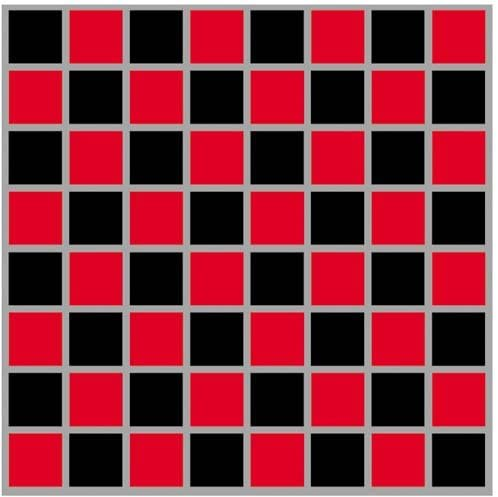
#> input picture images/checkerboard.jpg, 498 x 497 px, found by its file name; its folder holds only this picture in this run
$ python image_color_sort.py
#> lines starting #> are read from the running program, lines starting #| are printed output that depends on the picture
### src/rgb_mode.py
"""Get modal image color"""

from scipy import stats

def get_rgb_value(image):
    """Print the average rgb values as a tuple"""

    x_length = image.size[0]
    y_length = image.size[1]

    pixels = []

    for i in range(x_length):
        for j in range(y_length):
            html_color = "#%02X%02X%02X" % (image.getpixel((i, j))[0],
                                            image.getpixel((i, j))[1],
                                            image.getpixel((i, j))[2])
            pixels.append(html_color)

    return stats.mode(pixels)[0][0]

### src/image_color_sort.py
"""Sort the images in the images directory by color"""

import os
import shutil
from PIL import Image
from rgb_mode import get_rgb_value

IMAGE_DIR = './images/'
DEST_DIR = './sorted/'
SIZE = (128, 128)

def main():
    """Sort the images in the images directory by color"""
    images = os.listdir(IMAGE_DIR)

    for i, item in enumerate(images):
        images[i] = RGBImage(item)
#> this loop made 1 pass
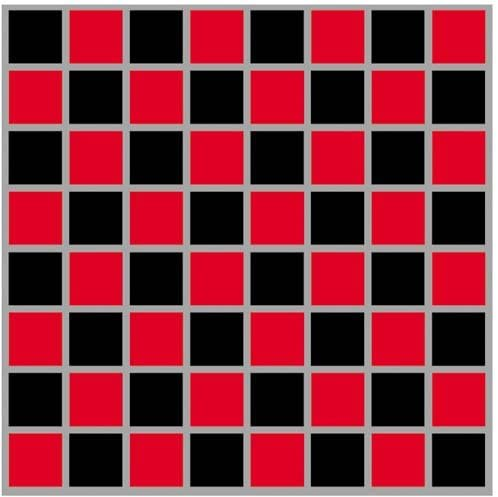
#> input picture images/checkerboard.jpg, 498 x 497 px, found by its file name
#> pass 1, in shrink_image, `self.image = self.image.transform(size, Image.EXTENT, (0, 0, self.imag..`:
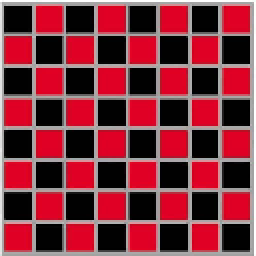
#> self.image: PIL image 128x128 RGB (shown 2 times larger); mean R, G, B 129.1, 48, 60.4

    images.sort(key=lambda image: image.mode)
    print(images)

    for i, item in enumerate(images):
        shutil.copyfile(IMAGE_DIR + item.filename,
                        DEST_DIR + str(i) + item.filename[-4:])

class RGBImage:
    """Wrapper class for Pillow images"""
    def __init__(self, filename, shrink=True):
        self.filename = filename
        self.image = Image.open(IMAGE_DIR + filename)
        if shrink:
            self.shrink_image(SIZE)
        self.mode = get_rgb_value(self.image)

    def shrink_image(self, size):
        """Shrink the image to the size specified in the parameter"""
        self.image = self.image.transform(size, Image.EXTENT,
                                          (0, 0, self.image.width - 1,
                                           self.image.height - 1))
        return self

    def __repr__(self):
        return repr((self.filename, self.mode))

if __name__ == "__main__":
#> (the run stopped early here; a loop or call above may not have finished)
